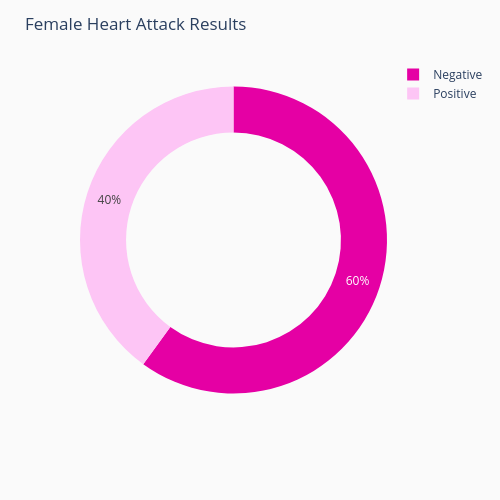

The notebook cell this image was saved under:
### Code cell
import plotly.express as px

def female_positive_ratio(data):
    """
    Make a pie chart of 'Result' values for females.
    Results: 0 = Negative (No Heart Attack), 1 = Positive (Heart Attack)
    """
    # Calculate the count of each Result category
    results = data['Result'].value_counts()
    print(results)
    total_count = results.sum()

    # Set values for 'Positive' (1) and 'Negative' (0) results
    values = {
        'Negative': results.get(0, 0) / total_count,  # No Heart Attack cases
        'Positive': results.get(1, 0) / total_count   # Heart Attack cases
    }
    
    # Create the pie chart
    fig_pie = px.pie(
        values=values.values(),
        names=values.keys(),
        height=500, width=500, 
        hole=0.7,
        color_discrete_sequence=['#E500A4', '#fdc5f5']  # Different colors for better distinction
    )
    
    # Customize layout
    fig_pie.update_layout(
        plot_bgcolor='#fafafa',
        paper_bgcolor='#fafafa',
        title={'text': 'Female Heart Attack Results'}
    )
    
    return fig_pie

# Assuming Female_heartattackdata is already filtered to include only female data
fig_pie = female_positive_ratio(Female_heartattackdata)
fig_pie.show()

### Figure 1 — Plotly figure (JSON) as saved in the notebook; plotly's stock layout.template omitted (floating-point values rounded to 4 significant figures)
{"data": [{"domain": {"x": [0, 1], "y": [0, 1]}, "hole": 0.7, "hovertemplate": "label=%{label}<br>value=%{value}<extra></extra>", "labels": ["Negative", "Positive"], "legendgroup": "", "name": "", "showlegend": true, "type": "pie", "values": [0.6, 0.4]}], "layout": {"height": 500, "legend": {"tracegroupgap": 0}, "margin": {"t": 60}, "paper_bgcolor": "#fafafa", "piecolorway": ["#E500A4", "#fdc5f5"], "plot_bgcolor": "#fafafa", "title": {"text": "Female Heart Attack Results"}, "width": 500}}
